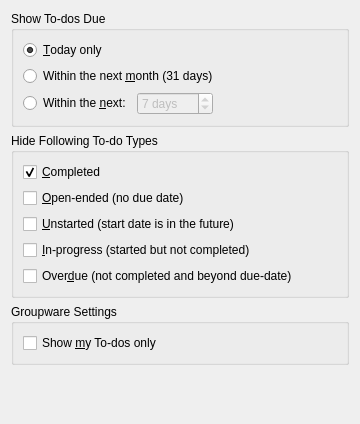
<?xml version="1.0" encoding="UTF-8"?>
<ui version="4.0">
 <author>Allen Winter &lt;winter@kde.org&gt;</author>
 <comment>Configuration page for the Korganizer To-do Summary</comment>
 <class>TodoSummaryConfig_Base</class>
 <widget class="QWidget" name="TodoSummaryConfig_Base">
  <property name="geometry">
   <rect>
    <x>0</x>
    <y>0</y>
    <width>360</width>
    <height>424</height>
   </rect>
  </property>
  <property name="windowTitle">
   <string>To-do Summary Configuration</string>
  </property>
  <layout class="QVBoxLayout" name="verticalLayout_4">
   <item>
    <widget class="QGroupBox" name="mDaysGroup">
     <property name="title">
      <string>Show To-dos Due</string>
     </property>
     <layout class="QVBoxLayout" name="verticalLayout">
      <item>
       <widget class="QRadioButton" name="mDateTodayButton">
        <property name="toolTip">
         <string>Show To-dos due today only</string>
        </property>
        <property name="whatsThis">
         <string>Check this box if you want to see To-dos due on this date only.</string>
        </property>
        <property name="text">
         <string>&amp;Today only</string>
        </property>
        <property name="checked">
         <bool>true</bool>
        </property>
       </widget>
      </item>
      <item>
       <widget class="QRadioButton" name="mDateMonthButton">
        <property name="toolTip">
         <string>Show To-dos due within the next month</string>
        </property>
        <property name="whatsThis">
         <string>Check this box if you want to see To-dos that are due sometime during the next 31 days.</string>
        </property>
        <property name="text">
         <string>Within the next &amp;month (31 days)</string>
        </property>
        <property name="checked">
         <bool>false</bool>
        </property>
       </widget>
      </item>
      <item>
       <layout class="QHBoxLayout" name="horizontalLayout">
        <item>
         <widget class="QRadioButton" name="mDateRangeButton">
          <property name="enabled">
           <bool>true</bool>
          </property>
          <property name="toolTip">
           <string>Select the days for showing pending To-dos</string>
          </property>
          <property name="statusTip">
           <string/>
          </property>
          <property name="whatsThis">
           <string>Check this box if you want specify the number of days in the future for pending To-dos.</string>
          </property>
          <property name="text">
           <string>Within the &amp;next:</string>
          </property>
          <property name="checked">
           <bool>false</bool>
          </property>
         </widget>
        </item>
        <item>
         <widget class="QSpinBox" name="mCustomDays">
          <property name="enabled">
           <bool>false</bool>
          </property>
          <property name="toolTip">
           <string>Set the number of days to show pending To-dos</string>
          </property>
          <property name="whatsThis">
           <string>Use this spinbox to set the number of days to show pending To-dos up to 1 year in the future.</string>
          </property>
          <property name="specialValueText">
           <string>1 day</string>
          </property>
          <property name="suffix">
           <string comment="days to show in summary"> days</string>
          </property>
          <property name="minimum">
           <number>1</number>
          </property>
          <property name="maximum">
           <number>365</number>
          </property>
          <property name="singleStep">
           <number>1</number>
          </property>
          <property name="value">
           <number>7</number>
          </property>
         </widget>
        </item>
        <item>
         <spacer name="horizontalSpacer">
          <property name="orientation">
           <enum>Qt::Horizontal</enum>
          </property>
          <property name="sizeHint" stdset="0">
           <size>
            <width>1</width>
            <height>0</height>
           </size>
          </property>
         </spacer>
        </item>
       </layout>
      </item>
     </layout>
    </widget>
   </item>
   <item>
    <widget class="QGroupBox" name="mHideGroup">
     <property name="title">
      <string>Hide Following To-do Types</string>
     </property>
     <layout class="QVBoxLayout" name="verticalLayout_2">
      <item>
       <widget class="QCheckBox" name="mHideCompletedBox">
        <property name="toolTip">
         <string>Hide completed To-dos</string>
        </property>
        <property name="whatsThis">
         <string>Check this box if you do not want to see To-dos that have already been completed.</string>
        </property>
        <property name="text">
         <string>&amp;Completed</string>
        </property>
        <property name="checked">
         <bool>true</bool>
        </property>
       </widget>
      </item>
      <item>
       <widget class="QCheckBox" name="mHideOpenEndedBox">
        <property name="toolTip">
         <string>Hide To-dos without a due date</string>
        </property>
        <property name="whatsThis">
         <string>Check this box if you do not want to see open-ended To-dos.</string>
        </property>
        <property name="text">
         <string>&amp;Open-ended (no due date)</string>
        </property>
        <property name="checked">
         <bool>false</bool>
        </property>
       </widget>
      </item>
      <item>
       <widget class="QCheckBox" name="mHideUnstartedBox">
        <property name="toolTip">
         <string>Hide unstarted To-dos</string>
        </property>
        <property name="whatsThis">
         <string>Check this box if you do not want to see To-dos with a start date in the future.</string>
        </property>
        <property name="text">
         <string>&amp;Unstarted (start date is in the future)</string>
        </property>
       </widget>
      </item>
      <item>
       <widget class="QCheckBox" name="mHideInProgressBox">
        <property name="toolTip">
         <string>Hide in-progress To-dos</string>
        </property>
        <property name="whatsThis">
         <string>Check this box if you do not want to see To-dos that have been started but are not yet completed.</string>
        </property>
        <property name="text">
         <string>&amp;In-progress (started but not completed)</string>
        </property>
       </widget>
      </item>
      <item>
       <widget class="QCheckBox" name="mHideOverdueBox">
        <property name="toolTip">
         <string>Hide overdue To-dos</string>
        </property>
        <property name="statusTip">
         <string/>
        </property>
        <property name="whatsThis">
         <string>Check this box if you do not want to see To-dos that are past their due date but have not yet been completed.</string>
        </property>
        <property name="text">
         <string>Over&amp;due (not completed and beyond due-date)</string>
        </property>
       </widget>
      </item>
     </layout>
    </widget>
   </item>
   <item>
    <widget class="QGroupBox" name="mGroupwareGroup">
     <property name="title">
      <string>Groupware Settings</string>
     </property>
     <layout class="QVBoxLayout" name="verticalLayout_3">
      <item>
       <widget class="QCheckBox" name="mShowMineOnly">
        <property name="toolTip">
         <string>Show To-dos belonging to my calendars only</string>
        </property>
        <property name="whatsThis">
         <string>Check this box if you want the summary to show To-dos belonging to your calendars only.</string>
        </property>
        <property name="text">
         <string>Show &amp;my To-dos only</string>
        </property>
       </widget>
      </item>
     </layout>
    </widget>
   </item>
   <item>
    <spacer name="verticalSpacer">
     <property name="orientation">
      <enum>Qt::Vertical</enum>
     </property>
     <property name="sizeHint" stdset="0">
      <size>
       <width>0</width>
       <height>1</height>
      </size>
     </property>
    </spacer>
   </item>
  </layout>
 </widget>
 <resources/>
 <connections>
  <connection>
   <sender>mDateRangeButton</sender>
   <signal>toggled(bool)</signal>
   <receiver>mCustomDays</receiver>
   <slot>setEnabled(bool)</slot>
   <hints>
    <hint type="sourcelabel">
     <x>120</x>
     <y>112</y>
    </hint>
    <hint type="destinationlabel">
     <x>182</x>
     <y>112</y>
    </hint>
   </hints>
  </connection>
 </connections>
</ui>
